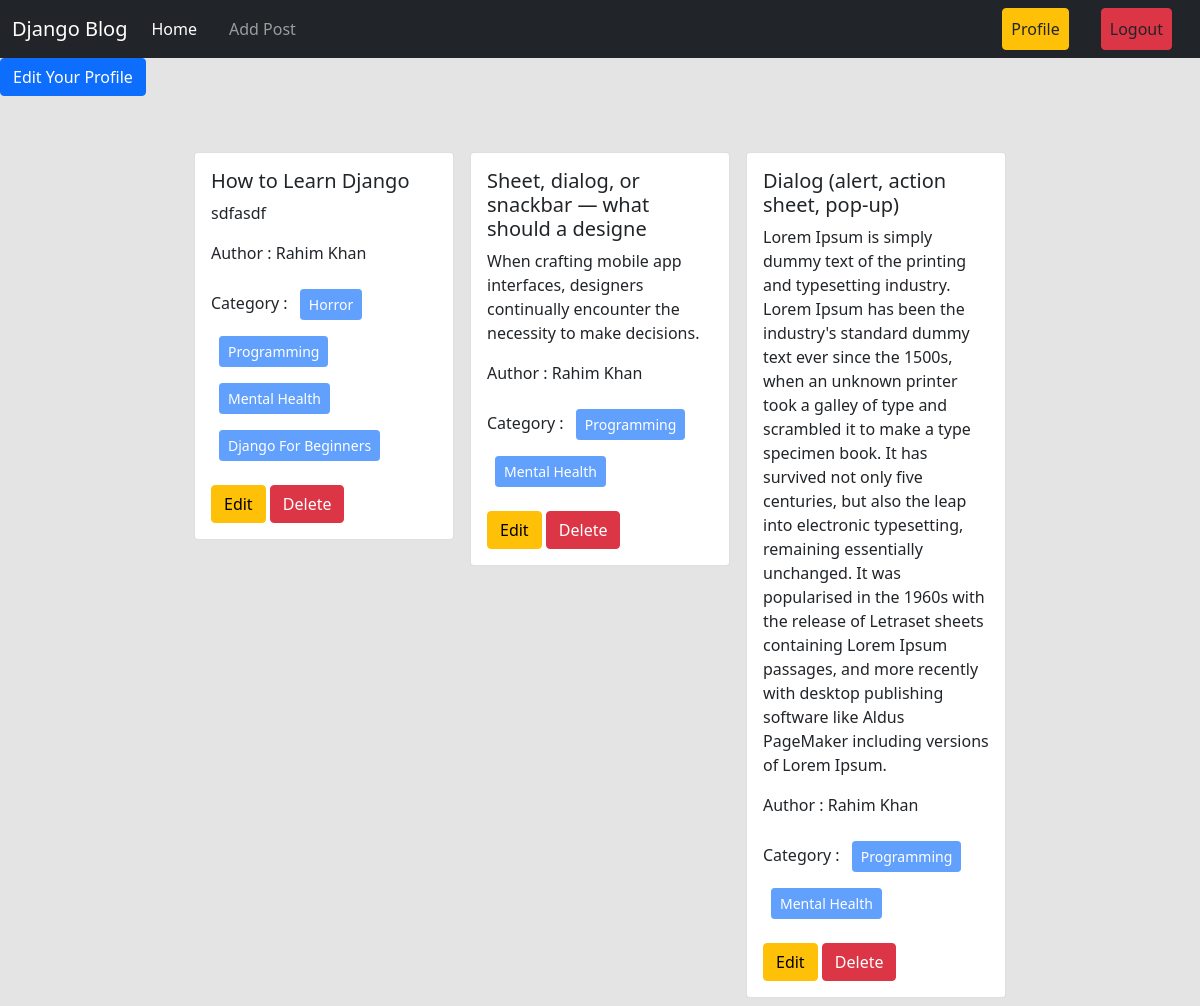
Screenshot of /author/profile/ (signed in) with the database file from the repository.
### posts/models.py (models this page shows, shortened)
class Post(models.Model):
    title = models.CharField(max_length=50)
    content = models.TextField()
    category = models.ManyToManyField(Category) # ekta post multiple categorir moddhe thakte pare abar ekta categorir moddhe multiple post thakte pare
    author = models.ForeignKey(User, on_delete=models.CASCADE)
    image = models.ImageField(upload_to='posts/media/uploads/', blank = True, null = True)

### categories/models.py (models this page shows, shortened)
class Category(models.Model):
    name = models.CharField(max_length=100)
    slug = models.SlugField(max_length=100,unique=True, null=True, blank=True)

### author/views.py (the view)
# urls.py: path('profile/', views.profile, name='profile'),
@login_required
def profile(request):
    data = Post.objects.filter(author = request.user)
    return render(request, 'profile.html', {'data' : data})

### author/templates/profile.html
{% extends 'base.html' %} {% load crispy_forms_tags %} {% block content %}
<div>
  <a class="btn btn-primary" href="{% url 'edit_profile' %}">
    Edit Your Profile</a
  >
</div>
<div class="d-flex flex-wrap justify-content-center px-5 pt-5">
  {% for post in data %}
  <div class="col-sm-3">
    <div class="card m-2">
      <div class="card-body">
        <h5 class="card-title">{{post.title}}</h5>
        <p class="card-text">{{post.content}}</p>
        <p>Author : {{post.author.first_name}} {{post.author.last_name}}</p>
        <p>
          Category : {% for cat in post.category.all %}
          <button class="btn btn-primary btn-sm m-2" disabled>
            {{cat.name}}
          </button>
          {% endfor %}
        </p>
        <a href="{% url 'edit_post' post.id %}" class="btn btn-warning">Edit</a>
        <a href="{% url 'delete_post' post.id %}" class="btn btn-danger"
          >Delete</a
        >
      </div>
    </div>
  </div>
  {% endfor %}
</div>
{% endblock %}

### rows the page displays
Post: title "How to Learn Django", content "sdfasdf", author.first_name "Rahim", author.last_name "Khan"
Category: name "Horror"
Category: name "Programming"
Category: name "Mental Health"
Category: name "Django For Beginners"
Post: title "Sheet, dialog, or snackbar — what should a designe", content "When crafting mobile app interfaces, designers continually encounter the necessity to make decisions.", author.first_name "Rahim", author.last_name "Khan"
Post: title "Dialog (alert, action sheet, pop-up)", content "Lorem Ipsum is simply dummy text of the printing and typesetting industry. Lorem Ipsum has been the industry's standard dummy text ever since the 1500s, when an unknown printer took a galley of type and scrambled it to make a type specimen book. It has survived not only five centuries, but also the leap into electronic typesetting, remaining essentially unchanged. It was popularised in the 1960s with the release of Letraset sheets containing Lorem Ipsum passages, and more recently with desktop publishing software like Aldus PageMaker including versions of Lorem Ipsum.", author.first_name "Rahim", author.last_name "Khan"
